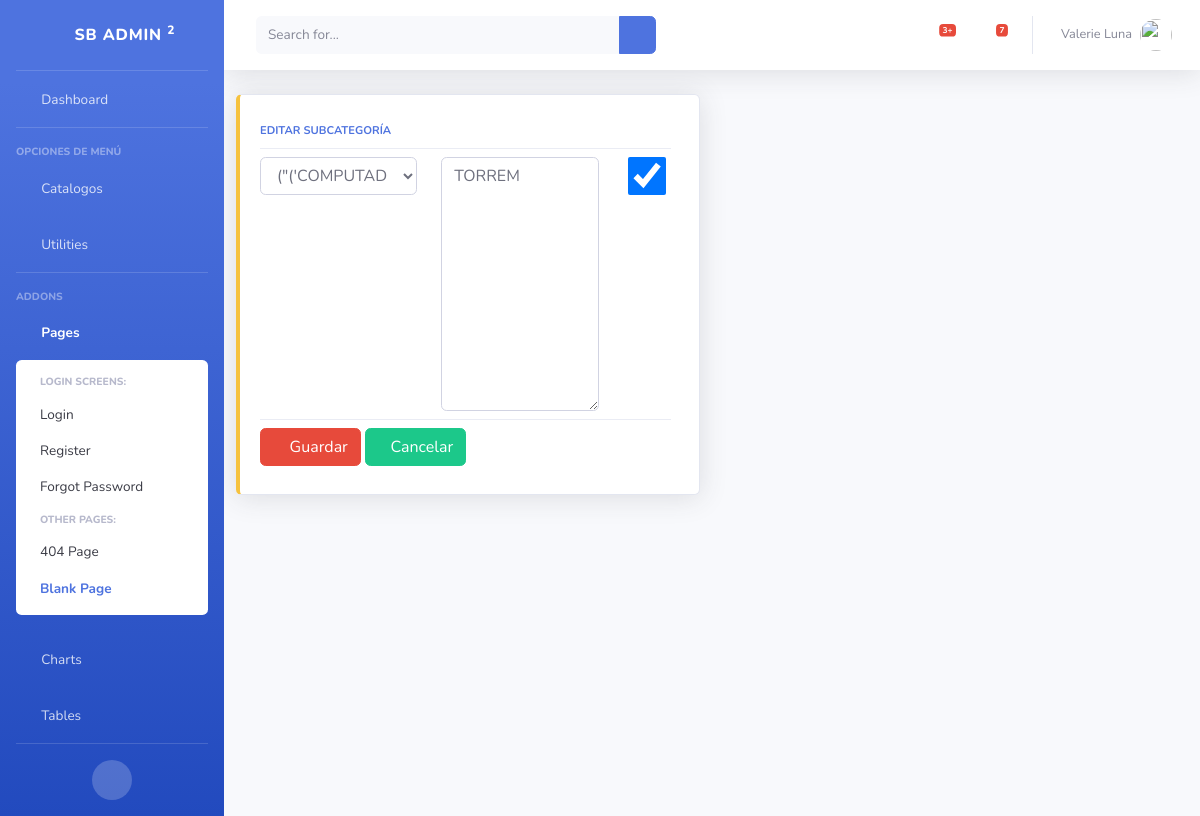
The page /inv/subcategorias/edit/1 (signed in) on the database its author committed.
### inv/models.py (models this page shows, shortened)
class SubCategoriaModel(ClaseModelo):
    categoria = models.ForeignKey(CategoriaModelo, on_delete=models.CASCADE)
    descripcion = models.TextField(
        max_length=100,
        help_text='Descripción de la Categoría',
        unique=True
    )
    class Meta:
        verbose_name_plural = "SubCategorias"
        unique_together = ('categoria', 'descripcion')

### inv/views.py (the view, shortened to what this page needs)
# urls.py: path('subcategorias/edit/<int:pk>', SubCategoriaEdit.as_view(), name='subcategoria_edit'),
class SubCategoriaEdit(LoginRequiredMixin, generic.UpdateView):
    model = SubCategoriaModel
    template_name = 'inv/subcategoria_form.html'
    context_object_name = 'obj'
    form_class = SubCategoriaForm
    success_url = reverse_lazy('inv-space:subcategoria_list')
    login_url = 'bases-space:login'

### inv/forms.py
class SubCategoriaForm(forms.ModelForm):
    categoria = forms.ModelChoiceField(
        queryset=CategoriaModelo.objects.filter(estado=True).order_by('descripcion')
    )
    class Meta:
        model = SubCategoriaModel
        fields=['categoria', 'descripcion','estado']
        labels = {'descripcion':'Descripcion de la subcategoría',
                  'estado':'Estado'}
        widget={'descripcion':forms.TextInput}
    def __init__(self, *args, **kwargs):
        super().__init__(*args, **kwargs)
        for field in iter(self.fields):
            self.fields[field].widget.attrs.update(
                {
                    'class':'form-control'
                }
            )
        self.fields['categoria'].empty_label = "Seleccione Categoria"

### inv/models.py (called while the page is built)
    def __str__(self):
        return '{}'.format(self.descripcion)

### inv/templates/inv/subcategoria_form.html (shortened to what this page needs)
{% extends 'bases/base.html' %}
<form method="POST" class="form-inline">
    <div class="col-xl-6 col-md-6 mb-6">
        {% if obj %}
        <div class="card border-left-warning shadow h-100 py-2">
        {% else %}
        <div class="card border-left-success shadow h-100 py-2">
        {% endif %}
            <div class="card-body">
            <div class="row no-gutters align-items-center">
                <div class="col mr-2">
                    <div class="text-xs font-weight-bold text-primary text-uppercase mb-1">
                        {% if obj %} Editar {% else %} Nueva {% endif %} SubCategoría
                    </div>
                    <div class="dropdown-divider"></div>
                    <div class="row">
                        <div class="col-5">
                            <div class="input-group">
                                {{ form.categoria }}
                            </div>
                        </div>
                        <div class="col-5">
                            <div class="input-group">
                                {{ form.descripcion }}
                            </div>
                        </div>
                        <div class="col-2">
                            <div class="input-group">
                                {{ form.estado }}
                            </div>
                        </div>
                    </div>
                    <div class="dropdown-divider"></div>
                    <div class="row">
                        <div class="col">
                            <button type="submit" class="btn btn-danger"><span class="fa fa-save"></span> Guardar</button>
                            <a href="{% url 'inv-space:subcategoria_list' %}" class="btn btn-success"><span class="fa fa-undo"></span>Cancelar</a>
                        </div>
                    </div>
                </div>
            </div>
            </div>
        </div>
    </div>
</form>

### rows shown on the page
SubCategoriaModel: categoria "(\"('COMPUTADORAS',)\",)", descripcion "TORREM", estado "☑"
